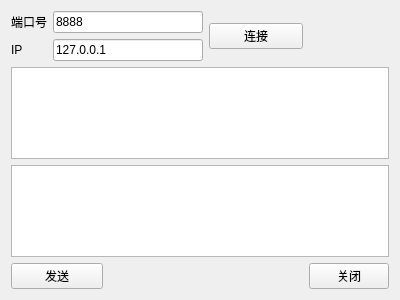
<?xml version="1.0" encoding="UTF-8"?>
<ui version="4.0">
 <class>ClientWidget</class>
 <widget class="QWidget" name="ClientWidget">
  <property name="geometry">
   <rect>
    <x>0</x>
    <y>0</y>
    <width>400</width>
    <height>300</height>
   </rect>
  </property>
  <property name="windowTitle">
   <string>Form</string>
  </property>
  <layout class="QGridLayout" name="gridLayout">
   <item row="0" column="0">
    <widget class="QLabel" name="label">
     <property name="text">
      <string>端口号</string>
     </property>
    </widget>
   </item>
   <item row="0" column="1" colspan="2">
    <widget class="QLineEdit" name="port_Edit">
     <property name="text">
      <string>8888</string>
     </property>
    </widget>
   </item>
   <item row="0" column="3" rowspan="2">
    <widget class="QPushButton" name="connectBtn">
     <property name="text">
      <string>连接</string>
     </property>
    </widget>
   </item>
   <item row="1" column="0">
    <widget class="QLabel" name="label_2">
     <property name="text">
      <string>IP</string>
     </property>
    </widget>
   </item>
   <item row="1" column="1" colspan="2">
    <widget class="QLineEdit" name="ip_Edit">
     <property name="text">
      <string>127.0.0.1</string>
     </property>
    </widget>
   </item>
   <item row="2" column="0" colspan="5">
    <widget class="QTextEdit" name="readEdit">
     <property name="readOnly">
      <bool>true</bool>
     </property>
    </widget>
   </item>
   <item row="3" column="0" colspan="5">
    <widget class="QTextEdit" name="writeEdit"/>
   </item>
   <item row="4" column="0" colspan="2">
    <widget class="QPushButton" name="sendBtn">
     <property name="text">
      <string>发送</string>
     </property>
    </widget>
   </item>
   <item row="4" column="2" colspan="2">
    <spacer name="horizontalSpacer">
     <property name="orientation">
      <enum>Qt::Horizontal</enum>
     </property>
     <property name="sizeHint" stdset="0">
      <size>
       <width>196</width>
       <height>20</height>
      </size>
     </property>
    </spacer>
   </item>
   <item row="4" column="4">
    <widget class="QPushButton" name="closeBtn">
     <property name="text">
      <string>关闭</string>
     </property>
    </widget>
   </item>
  </layout>
 </widget>
 <resources/>
 <connections/>
</ui>
